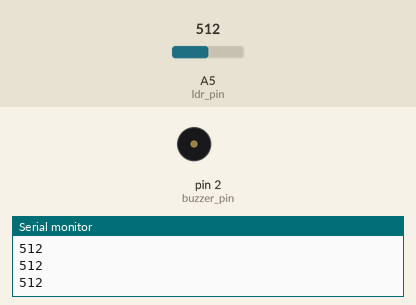
Simulated run of this sketch. Board: Arduino Uno, built with avr-gcc and run on an emulated ATmega328P. On the bench: buzzer (waves = sounding, pin HIGH), the last lines printed to the serial monitor. Inputs (shaded band) come from the test bench; at power-on: A5 (ldr_pin) = 512.

Above: at 1.2 s.
1.3 s: A5 (ldr_pin) set to 357
2.8 s: A5 (ldr_pin) set to 336
At 3.2 s:
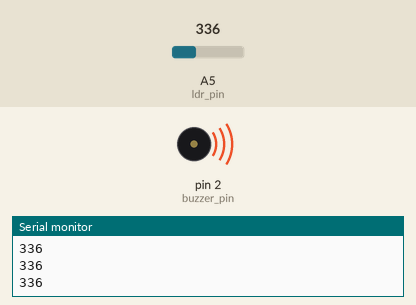
4.3 s: A5 (ldr_pin) set to 360
At 4.6 s:
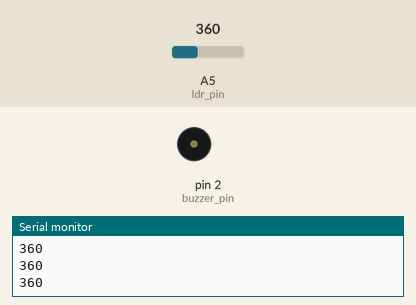
5.8 s: A5 (ldr_pin) set to 340
At 6.1 s:
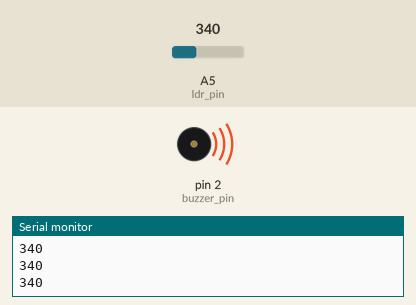
Timing chart, 0 to 8.3 s (numbered marks = the images above; inputs shaded):
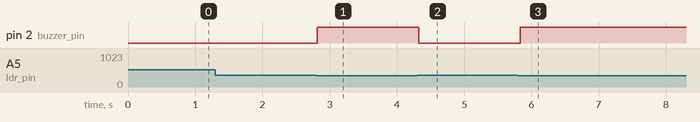

The sketch:

LaserSensor.ino
```cpp
const int ldr_pin = A5;       // LDR voltage divider
const int buzzer_pin = 2;     // buzzer
const int threshold = 350;    // adjust based on your laser brightness

void setup()
{
  pinMode(buzzer_pin, OUTPUT);
  Serial.begin(9800);
}

void loop()
{
  int ldr_value = analogRead(ldr_pin);
  Serial.println(ldr_value);  // see readings

  if (ldr_value < threshold) // laser hitting LDR
    digitalWrite(buzzer_pin, HIGH);  // turn on buzzer
  else
    digitalWrite(buzzer_pin, LOW);   // turn off buzzer

  delay(50);
}
```

Measured:
- the behaviour switches between 350 and 349 on A5 (ldr_pin) (found by bisection; images 0 and 1)
- after the input at 2.8 s, pin 2 (buzzer_pin): LOW → HIGH at once
- after the input at 4.3 s, pin 2 (buzzer_pin): HIGH → LOW at once
- after the input at 5.8 s, pin 2 (buzzer_pin): LOW → HIGH at once
